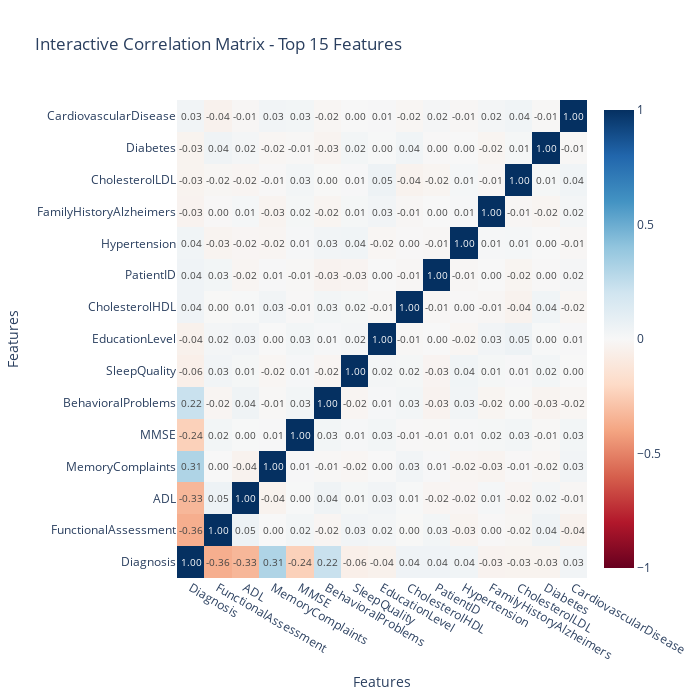

Notebook code cell kept with this figure:
### Markdown cell above
## 13. Correlation Analysis

### Code cell
# Correlation Analysis
print("="*80)
print("CORRELATION ANALYSIS")
print("="*80)

# Get numerical columns for correlation analysis
numerical_cols = df.select_dtypes(include=[np.number]).columns.tolist()

if len(numerical_cols) > 1:
    # Calculate correlation matrix for all features first
    correlation_matrix = df[numerical_cols].corr()
    
    # Correlation with target variable to identify top features
    if 'Diagnosis' in df.columns:
        print("\n🎯 IDENTIFYING TOP 15 FEATURES CORRELATED WITH DIAGNOSIS")
        print("-" * 60)
        
        # Encode target for correlation analysis
        from sklearn.preprocessing import LabelEncoder
        le = LabelEncoder()
        df_temp = df.copy()
        df_temp['Diagnosis_encoded'] = le.fit_transform(df_temp['Diagnosis'])
        
        # Calculate correlations with target
        target_correlations = df_temp[numerical_cols + ['Diagnosis_encoded']].corr()['Diagnosis_encoded'].drop('Diagnosis_encoded')
        target_correlations_abs = target_correlations.abs().sort_values(ascending=False)
        
        # Get top 15 features
        top_15_features = target_correlations_abs.head(15).index.tolist()
        
        print("Top 15 features correlated with Diagnosis:")
        for i, (feature, corr) in enumerate(target_correlations_abs.head(15).items(), 1):
            print(f"{i:2d}. {feature}: {corr:.4f}")
        
        # Create correlation matrix for top 15 features only
        top_15_correlation_matrix = df[top_15_features].corr()
        
        # Create correlation heatmap for top 15 features
        plt.figure(figsize=(14, 12))
        mask = np.triu(np.ones_like(top_15_correlation_matrix, dtype=bool))
        sns.heatmap(top_15_correlation_matrix, mask=mask, annot=True, cmap='coolwarm', 
                   center=0, square=True, linewidths=0.5, fmt='.2f',
                   cbar_kws={"shrink": .8})
        plt.title('Correlation Matrix Heatmap - Top 15 Features Most Correlated with Diagnosis', 
                  fontsize=16, fontweight='bold')
        plt.tight_layout()
        plt.savefig(output_dir / 'correlation_heatmap_top15.png', dpi=300, bbox_inches='tight')
        plt.show()
        
        # Find highly correlated feature pairs among top 15
        print("\n🔍 HIGHLY CORRELATED PAIRS AMONG TOP 15 FEATURES")
        print("-" * 60)
        
        high_corr_pairs = []
        for i in range(len(top_15_correlation_matrix.columns)):
            for j in range(i+1, len(top_15_correlation_matrix.columns)):
                corr_value = top_15_correlation_matrix.iloc[i, j]
                if abs(corr_value) > 0.7:  # Lower threshold for top features
                    feature1 = top_15_correlation_matrix.columns[i]
                    feature2 = top_15_correlation_matrix.columns[j]
                    high_corr_pairs.append((feature1, feature2, corr_value))
        
        if high_corr_pairs:
            print("Feature pairs with correlation > 0.7:")
            for feature1, feature2, corr in sorted(high_corr_pairs, key=lambda x: abs(x[2]), reverse=True):
                print(f"  {feature1} ↔ {feature2}: {corr:.4f}")
        else:
            print("✅ No highly correlated feature pairs found (|r| > 0.7) among top 15")
        
        # Visualize correlation with target variable
        plt.figure(figsize=(12, 8))
        top_features_corr = target_correlations_abs.head(15)
        bars = plt.barh(range(len(top_features_corr)), top_features_corr.values, 
                       color=['red' if x < 0 else 'blue' for x in target_correlations[top_features_corr.index]])
        plt.yticks(range(len(top_features_corr)), top_features_corr.index)
        plt.xlabel('Absolute Correlation with Diagnosis')
        plt.title('Top 15 Features Correlated with Diagnosis', fontweight='bold')
        plt.gca().invert_yaxis()
        
        # Add correlation values as text
        for i, (feature, corr_val) in enumerate(top_features_corr.items()):
            original_corr = target_correlations[feature]
            plt.text(corr_val + 0.01, i, f'{original_corr:.3f}', va='center', fontsize=9)
        
        plt.tight_layout()
        plt.savefig(output_dir / 'target_correlation_ranking_top15.png', dpi=300, bbox_inches='tight')
        plt.show()
        
        # Interactive correlation heatmap for top 15 features with Plotly
        fig = go.Figure(data=go.Heatmap(
            z=top_15_correlation_matrix.values,
            x=top_15_correlation_matrix.columns,
            y=top_15_correlation_matrix.columns,
            colorscale='RdBu',
            zmid=0,
            text=top_15_correlation_matrix.values,
            texttemplate='%{text:.2f}',
            textfont={"size": 10},
            hoverongaps=False
        ))
        
        fig.update_layout(
            title='Interactive Correlation Matrix - Top 15 Features',
            xaxis_title='Features',
            yaxis_title='Features',
            width=700,
            height=700
        )
        
        fig.show()
        
    else:
        print("❌ 'Diagnosis' column not found - showing full correlation matrix")
        # Fallback to full correlation matrix
        plt.figure(figsize=(16, 12))
        mask = np.triu(np.ones_like(correlation_matrix, dtype=bool))
        sns.heatmap(correlation_matrix, mask=mask, annot=True, cmap='coolwarm', 
                   center=0, square=True, linewidths=0.5, fmt='.2f',
                   cbar_kws={"shrink": .8})
        plt.title('Correlation Matrix Heatmap (All Numerical Features)', 
                  fontsize=16, fontweight='bold')
        plt.tight_layout()
        plt.savefig(output_dir / 'correlation_heatmap_full.png', dpi=300, bbox_inches='tight')
        plt.show()
    
else:
    print("❌ Insufficient numerical columns for correlation analysis")

### Figure 1 — Plotly figure (JSON) as saved in the notebook; plotly's stock layout.template omitted (floating-point values rounded to 4 significant figures; data arrays with more than 128 entries replaced by an {"elided": "..."} marker saying what was removed)
{"data": [{"colorscale": [[0, "rgb(103,0,31)"], [0.1, "rgb(178,24,43)"], [0.2, "rgb(214,96,77)"], [0.3, "rgb(244,165,130)"], [0.4, "rgb(253,219,199)"], [0.5, "rgb(247,247,247)"], [0.6, "rgb(209,229,240)"], [0.7, "rgb(146,197,222)"], [0.8, "rgb(67,147,195)"], [0.9, "rgb(33,102,172)"], [1, "rgb(5,48,97)"]], "hoverongaps": false, "text": {"elided": "15x15 float values"}, "textfont": {"size": 10}, "texttemplate": "%{text:.2f}", "type": "heatmap", "x": ["Diagnosis", "FunctionalAssessment", "ADL", "MemoryComplaints", "MMSE", "BehavioralProblems", "SleepQuality", "EducationLevel", "CholesterolHDL", "PatientID", "Hypertension", "FamilyHistoryAlzheimers", "CholesterolLDL", "Diabetes", "CardiovascularDisease"], "y": ["Diagnosis", "FunctionalAssessment", "ADL", "MemoryComplaints", "MMSE", "BehavioralProblems", "SleepQuality", "EducationLevel", "CholesterolHDL", "PatientID", "Hypertension", "FamilyHistoryAlzheimers", "CholesterolLDL", "Diabetes", "CardiovascularDisease"], "z": {"elided": "15x15 float values"}, "zmid": 0}], "layout": {"height": 700, "title": {"text": "Interactive Correlation Matrix - Top 15 Features"}, "width": 700, "xaxis": {"title": {"text": "Features"}}, "yaxis": {"title": {"text": "Features"}}}}
